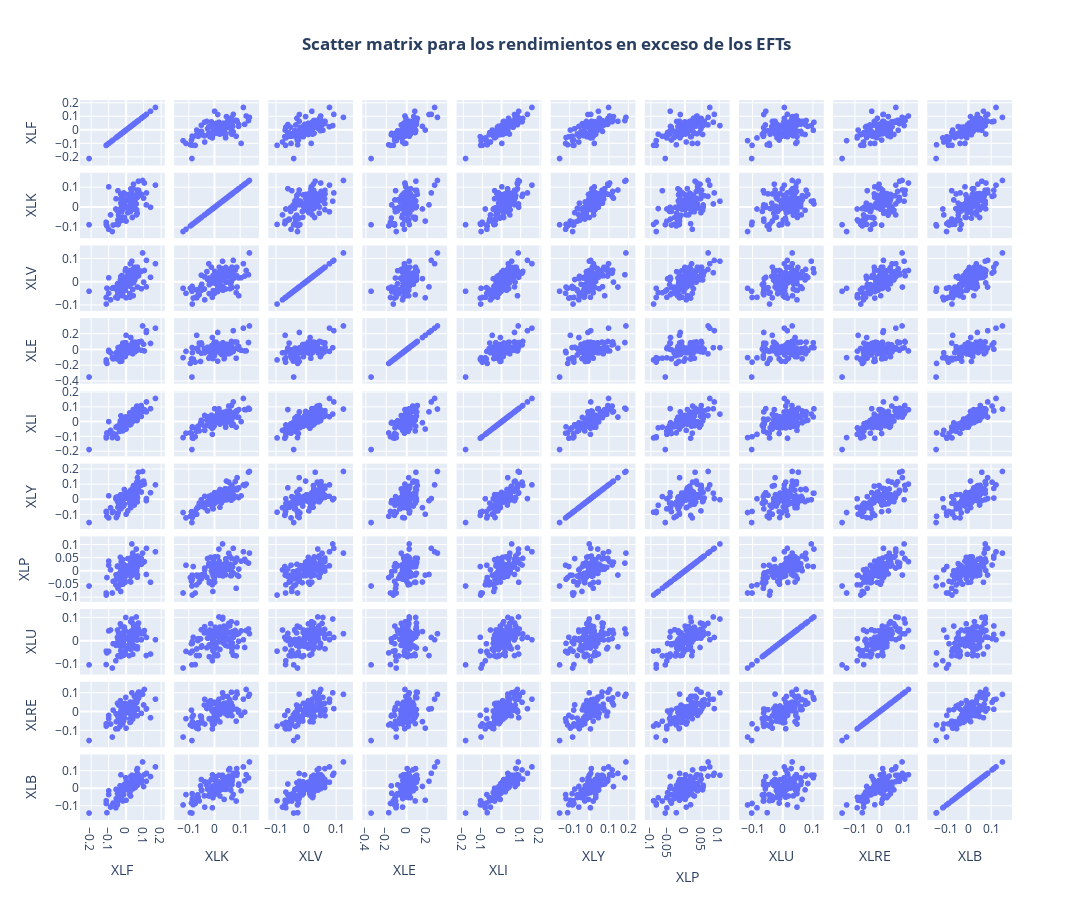

Notebook code for this chart:
### Code cell
fig = px.scatter_matrix(excess_returns_df, width=1200, height=900, title='<b>Scatter matrix para los rendimientos en exceso de los EFTs</b>')

fig.update_layout(title_x = 0.5)

fig.show()
